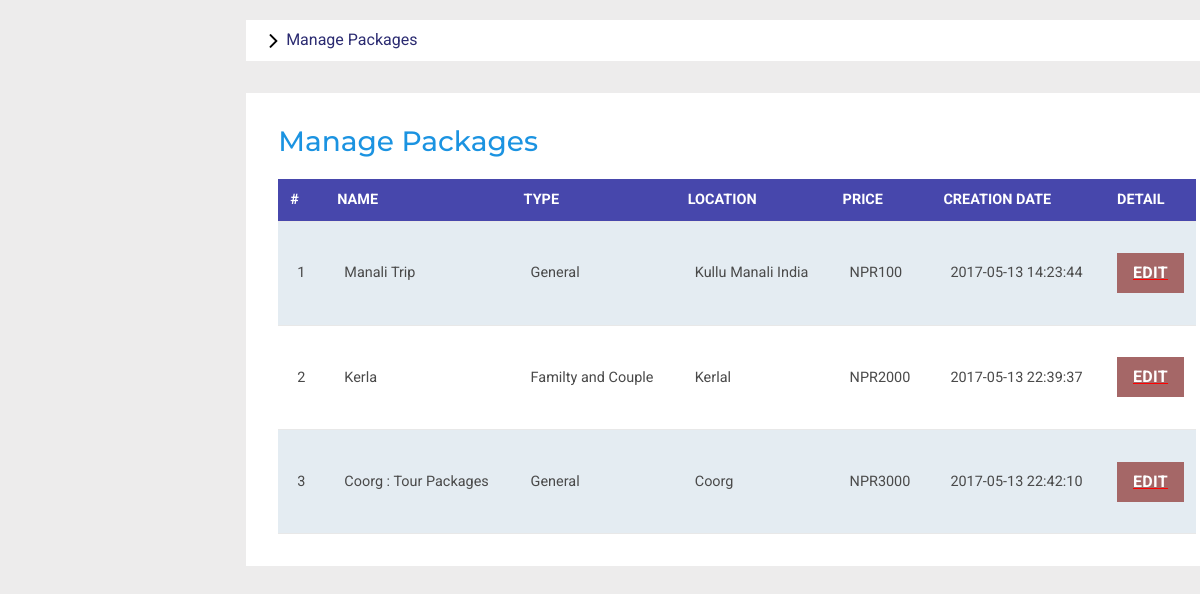
Screenshot of /Admin/managepackages.php (signed in) with the database file from the repository.
### tables this page shows
CREATE TABLE `tmstourpackages` (
  `PackageId` int(11) NOT NULL,
  `PackageName` varchar(200) DEFAULT NULL,
  `PackageType` varchar(150) DEFAULT NULL,
  `PackageLocation` varchar(100) DEFAULT NULL,
  `PackagePrice` int(11) DEFAULT NULL,
  `PackageFetures` varchar(255) DEFAULT NULL,
  `PackageDetails` mediumtext DEFAULT NULL,
  `PackageImage` varchar(100) DEFAULT NULL,
  `Creationdate` timestamp NULL DEFAULT current_timestamp(),
  `UpdationDate` timestamp NULL DEFAULT NULL ON UPDATE current_timestamp()
);

### Admin/managepackages.php (the view, shortened to what this page needs)
<?php
include('included/config.php');
if(strlen($_SESSION['alogin'])==0)
	{
header('location:index.php');
}
else{
	?>
<!DOCTYPE HTML>
<html>
<head>
<link href="css/bootstrap.min.css" rel='stylesheet' type='text/css' />
<link href="css/style.css" rel='stylesheet' type='text/css' />
<link rel="stylesheet" href="css/morris.css" type="text/css"/>
<link href="css/font-awesome.css" rel="stylesheet">
<link rel="stylesheet" type="text/css" href="css/table-style.css" />
<link rel="stylesheet" type="text/css" href="css/basictable.css" />
<link rel="stylesheet" href="css/icon-font.min.css" type='text/css' />
</head>
<body>
   <div class="page-container">
<div class="left-content">
	   <div class="mother-grid-inner">
<ol class="breadcrumb">
                <li class="breadcrumb-item"><i class="fa fa-angle-right"></i>Manage Packages</li>
            </ol>
<div class="agile-grids">
				<div class="agile-tables">
					<div class="w3l-table-info">
					  <h2>Manage Packages</h2>
					    <table id="table">
						<thead>
						  <tr>
						  <th>#</th>
							<th >Name</th>
							<th>Type</th>
							<th>Location</th>
							<th>Price</th>
							<th>Creation Date</th>
							<th>Detail</th>
						  </tr>
						</thead>
						<tbody>
<?php $sql = "SELECT * from TmsTourPackages";
$query = $con -> prepare($sql);
$query->execute();
$results=$query->fetchAll(PDO::FETCH_OBJ);
$cnt=1;
if($query->rowCount() > 0)
{
foreach($results as $result)
{				?>
						  <tr>
							<td><?php echo htmlentities($cnt);?></td>
							<td><?php echo htmlentities($result->PackageName);?></td>
							<td><?php echo htmlentities($result->PackageType);?></td>
							<td><?php echo htmlentities($result->PackageLocation);?></td>
							<td>NPR<?php echo htmlentities($result->PackagePrice);?></td>
							<td><?php echo htmlentities($result->Creationdate);?></td>
							<td><a href="updatepackage.php?pid=<?php echo htmlentities($result->PackageId);?>"><button type="button" class="btn btn-primary btn-block">Edit</button></a></td>
						  </tr>
						 <?php $cnt=$cnt+1;} }?>
						</tbody>
					  </table>
					</div>
			</div>
</div>
</div>
</body>
</html>
<?php } ?>

### Admin/css/table-style.css (style rules this page uses)
table { background: wheat; border-collapse: collapse; margin: 1.25em 0 0; width: 100%; }
table tr, table th, table td { border: none; border-bottom: 1px solid #e8e8e8; font-size: .95em; }
table th, table td { padding: 10px 12px; text-align: left; }
table th { background: rgb(71, 71, 172); color: white; text-transform: uppercase; }
table tr td { background: #e4ecf2; color: #4a4a4a; }
table tr:nth-of-type(2n+2) td { background: #ffffff; }
table { width: 100%; }

### rows the page displays
tmstourpackages: PackageName "Manali Trip", PackageType "General", PackageLocation "Kullu Manali India", PackagePrice "100", Creationdate "2017-05-13 14:23:44"
tmstourpackages: PackageName "Kerla", PackageType "Familty and Couple", PackageLocation "Kerlal", PackagePrice "2000", Creationdate "2017-05-13 22:39:37"
tmstourpackages: PackageName "Coorg : Tour Packages", PackageType "General", PackageLocation "Coorg", PackagePrice "3000", Creationdate "2017-05-13 22:42:10"
